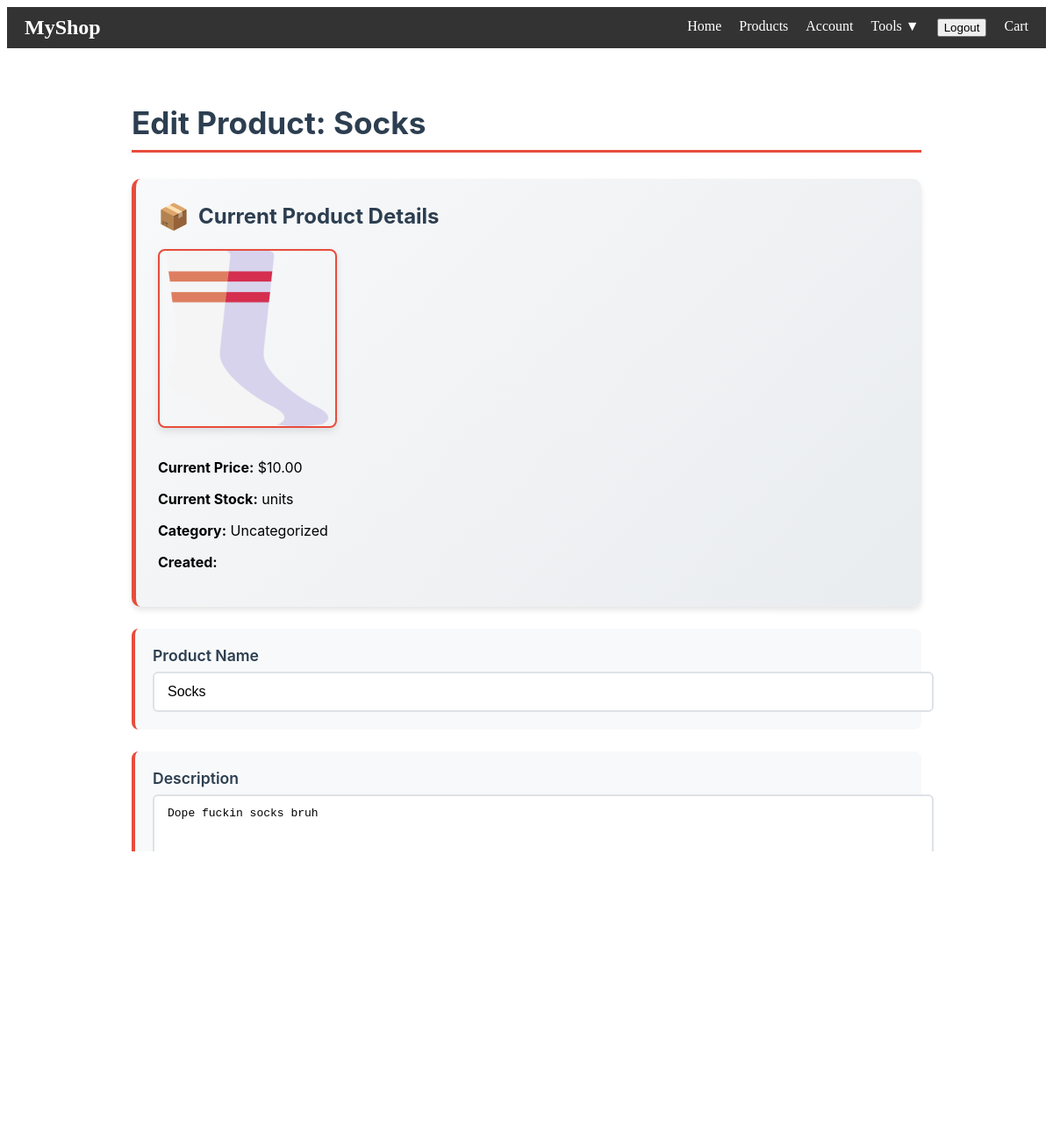
Page /catalog/edit/1/ (signed in, upper part) on the earlier database version.
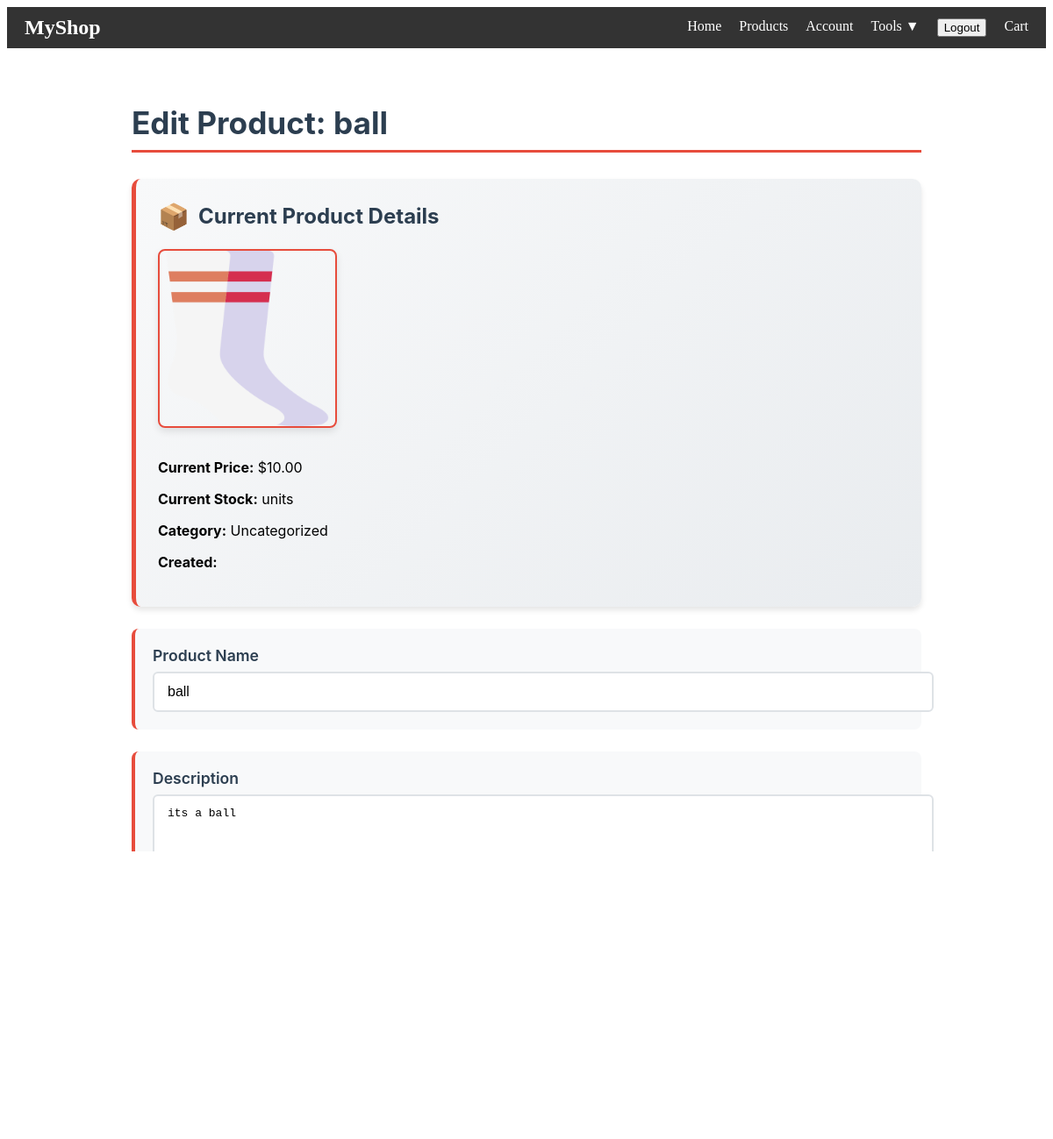
Same page on the later database version.
### store/models.py (models this page shows, shortened)
class Product(models.Model):
    name = models.CharField(max_length=255)
    price = models.DecimalField(max_digits=10, decimal_places=2)
    stock = models.PositiveIntegerField(default=10)
    category = models.CharField(max_length=100, blank=True, null=True)
    image = models.ImageField(upload_to='products/', blank=True, null=True)
    description = models.TextField(blank=True)

### store/views.py (the view)
# urls.py: path('catalog/edit/<int:product_id>/', views.edit_product, name='edit_product'),
@login_required
def edit_product(request, product_id):
    product = get_object_or_404(Product, id=product_id)
    if request.method == 'POST':
        form = ProductForm(request.POST, request.FILES, instance=product)
        if form.is_valid():
            form.save()
            return redirect('catalog_tool')
    else:
        form = ProductForm(instance=product)
    return render(request, 'store/edit_product.html', {'form': form, 'product': product})

### store/templates/store/edit_product.html (shortened to what this page needs)
{% extends 'store/base.html' %}
{% load static %}
{% block styles %}
    <link rel="stylesheet" href="{% static 'store/edit_product.css' %}">
{% endblock %}
{% block content %}
<div class="edit-product-container">
    <h1>Edit Product: {{ product.name }}</h1>
    <div class="product-details">
        <h3>Current Product Details</h3>
        {% if product.image %}
            <img src="{{ product.image.url }}" alt="{{ product.name }}" class="current-image">
        {% endif %}
        <p><strong>Current Price:</strong> ${{ product.price }}</p>
        <p><strong>Current Stock:</strong> {{ product.stock_quantity }} units</p>
        <p><strong>Category:</strong> {{ product.category|default:"Uncategorized" }}</p>
        <p><strong>Created:</strong> {{ product.created_at|date:"M d, Y H:i" }}</p>
    </div>
    <form method="post" enctype="multipart/form-data">
        <div class="form-group">
            <label for="{{ form.name.id_for_label }}">{{ form.name.label }}</label>
            {{ form.name }}
        </div>
        <div class="form-group">
            <label for="{{ form.description.id_for_label }}">{{ form.description.label }}</label>
            {{ form.description }}
        </div>
        <div class="form-group">
            <label for="{{ form.price.id_for_label }}">{{ form.price.label }}</label>
            {{ form.price }}
        </div>
        <div class="form-group">
            <label for="{{ form.category.id_for_label }}">{{ form.category.label }}</label>
            {{ form.category }}
        </div>
    </form>
</div>
{% endblock %}

Differences in the rows shown:
changed Product "Uncategorized": name "Socks" → "ball"; description "Dope fuckin socks bruh" → "its a ball"
